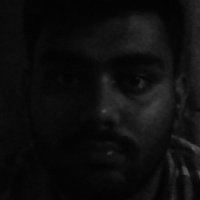
#> input picture Facial-Recognition/Images/Jatin1.jpg, 200 x 200 px, given in place of the camera
$ python Data-collection.py
#> lines starting #> are read from the running program, lines starting #| are printed output that depends on the picture
import cv2
import numpy as np

face_classifier = cv2.CascadeClassifier('C:/Users/jatin/Documents/fac/cascades/data/haarcascade_frontalface_default.xml')

def face_extractor(img):

    gray = cv2.cvtColor(img,cv2.COLOR_BGR2GRAY)
    faces = face_classifier.detectMultiScale(gray,1.3,5)

    if faces is():
        return None

    for(x,y,w,h) in faces:
        cropped_face = img[y:y+h, x:x+w]

    return cropped_face

cap = cv2.VideoCapture(0)
count = 0

while True:
    ret, frame = cap.read()
#> frame is the input picture: shape (200, 200, 3); min 2, max 86, mean 13.8
    if face_extractor(frame) is not None:
#> in face_extractor, `faces = face_classifier.detectMultiScale(gray,1.3,5)`: faces = [[17, 12, 170, 170]]
#> the loop in face_extractor, `for(x,y,w,h) in faces:` made 1 pass
#> pass 1, in face_extractor, `cropped_face = img[y:y+h, x:x+w]`:
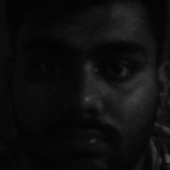
#> cropped_face: shape (170, 170, 3); min 2, max 86, mean 14.5
        count += 1
#> count = 1
        face = cv2.resize(face_extractor(frame),(200,200))
#> the loop in face_extractor (call 2), `for(x,y,w,h) in faces:` made 1 pass
        face = cv2.cvtColor(face, cv2.COLOR_BGR2GRAY)
#> face: shape (200, 200)

        file_name_path = 'C:/Users/jatin/Documents/fac/Images/Jatin'+str(count)+'.jpg'
        cv2.imwrite(file_name_path,face)
        cv2.putText(face,str(count),(50, 50),cv2.FONT_HERSHEY_COMPLEX,1,(0,255,0),2)
#> face: shape (200, 200); min 0, max 85, mean 14.4
        cv2.imshow("face Cropper",face)
    else:
        print("Face Not Found")
        pass

    if cv2.waitKey(1) == 13 or count == 100:
#> (key Esc is pressed here)
        break

cap.release()
cv2.destroyAllWindows()
print('Collecting Samples Complete!!')

$ run again, on Facial-Recognition/Images/Jatin10.jpg
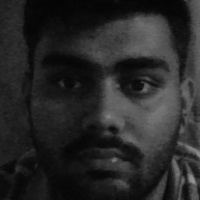
#> input picture Facial-Recognition/Images/Jatin10.jpg, 200 x 200 px, given in place of the camera
#> frame is the input picture: shape (200, 200, 3); min 3, max 150, mean 39.8
#> faces = [[11, 10, 181, 181]]
#> the loop in face_extractor, `for(x,y,w,h) in faces:` made 1 pass
#> pass 1, in face_extractor, `cropped_face = img[y:y+h, x:x+w]`:
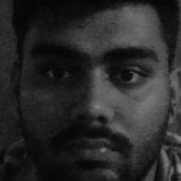
#> cropped_face: shape (181, 181, 3); min 3, max 145, mean 41.2
#> count = 1
#> the loop in face_extractor (call 2), `for(x,y,w,h) in faces:` made 1 pass
